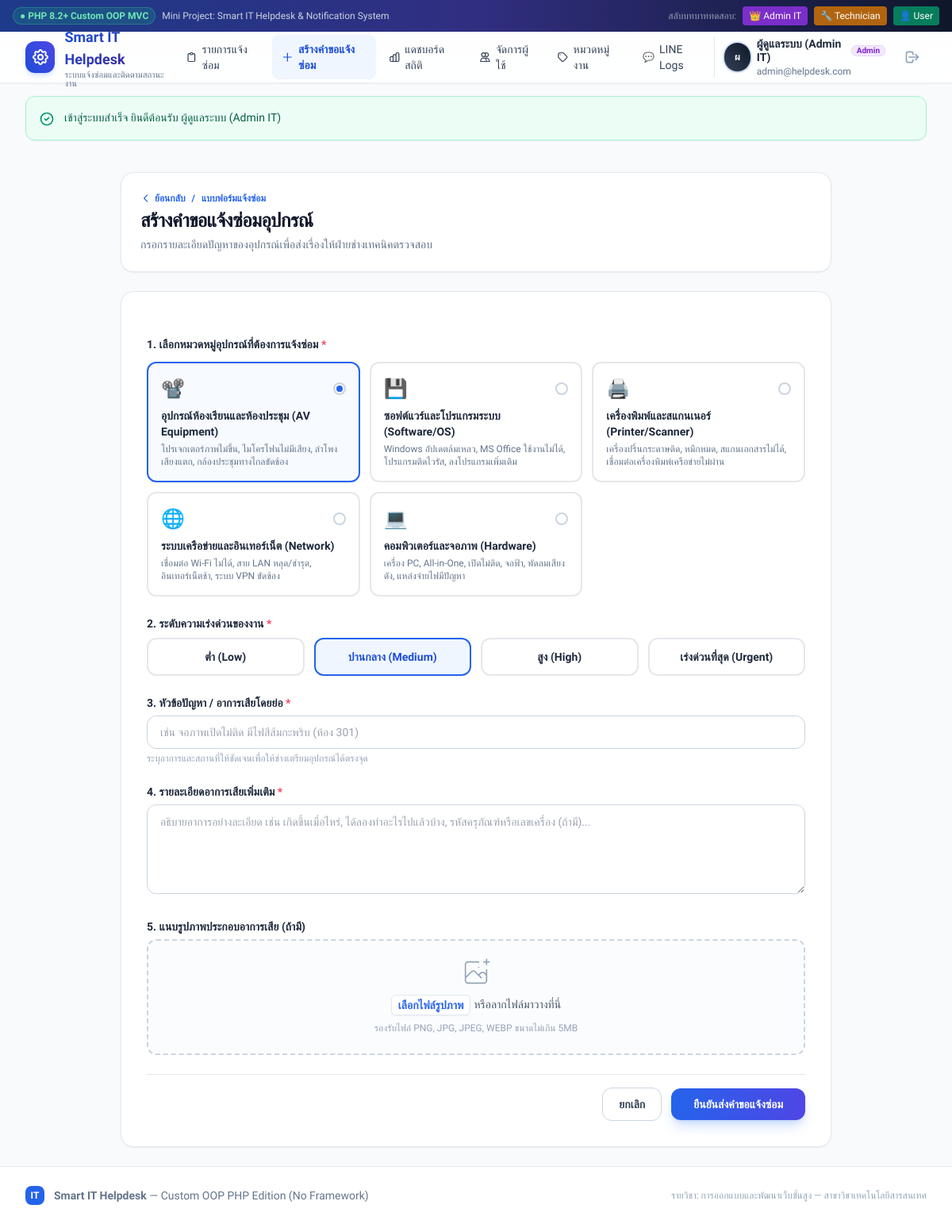
/tickets/create (signed in), run on the app's committed database.
### tables this page shows
CREATE TABLE `categories` (
  `id` INT AUTO_INCREMENT PRIMARY KEY,
  `name` VARCHAR(100) NOT NULL,
  `description` TEXT NULL
);

### views/tickets/create.php (the view, shortened to what the rows shown need)
<div class="max-w-4xl mx-auto space-y-6">
  <div class="bg-white p-6 rounded-2xl border border-slate-200 shadow-sm flex items-center justify-between">
    <div>
      <div class="flex items-center gap-2 text-xs font-semibold text-blue-600 mb-1">
        <a href="/tickets" class="hover:underline flex items-center gap-1">
          <svg class="w-3.5 h-3.5" fill="none" stroke="currentColor" viewBox="0 0 24 24"><path stroke-linecap="round" stroke-linejoin="round" stroke-width="2" d="M15 19l-7-7 7-7"></path></svg>
          ย้อนกลับ
        </a>
        <span>/</span>
        <span>แบบฟอร์มแจ้งซ่อม</span>
      </div>
      <h1 class="text-2xl font-bold text-slate-900 tracking-tight">สร้างคำขอแจ้งซ่อมอุปกรณ์</h1>
      <p class="text-sm text-slate-500 mt-1">กรอกรายละเอียดปัญหาของอุปกรณ์เพื่อส่งเรื่องให้ฝ่ายช่างเทคนิคตรวจสอบ</p>
    </div>
  </div>
  <div class="bg-white rounded-2xl border border-slate-200 shadow-sm p-6 sm:p-8">
    <form action="/tickets" method="POST" enctype="multipart/form-data" class="space-y-6" id="repairForm">
      <div>
        <label class="block text-sm font-bold text-slate-800 mb-3">
          1. เลือกหมวดหมู่อุปกรณ์ที่ต้องการแจ้งซ่อม <span class="text-rose-500">*</span>
        </label>
        <div class="grid grid-cols-1 sm:grid-cols-2 lg:grid-cols-3 gap-3">
          <?php foreach ($categories as $index => $cat): ?>
            <?php
              $icons = [
                1 => '💻',
                2 => '🌐',
                3 => '🖨️',
                4 => '💾',
                5 => '📽️',
              ];
              $icon = $icons[$cat['id']] ?? '🔧';
            ?>
            <label class="relative flex flex-col p-4 border-2 rounded-xl cursor-pointer hover:border-blue-500 transition duration-150 group has-[:checked]:border-blue-600 has-[:checked]:bg-blue-50/50 has-[:checked]:shadow-sm">
              <div class="flex items-center justify-between mb-2">
                <span class="text-2xl"><?= $icon ?></span>
                <span class="w-4 h-4 rounded-full border-2 border-slate-300 group-hover:border-blue-500 flex items-center justify-center transition">
                  <span class="w-2 h-2 rounded-full bg-blue-600 hidden group-has-[:checked]:block"></span>
                </span>
              </div>
              <span class="font-bold text-sm text-slate-800"><?= e($cat['name']) ?></span>
              <span class="text-xs text-slate-500 mt-1 line-clamp-2"><?= e($cat['description']) ?></span>
            </label>
          <?php endforeach; ?>
        </div>
      </div>
      <div>
        <label class="block text-sm font-bold text-slate-800 mb-2">
          2. ระดับความเร่งด่วนของงาน <span class="text-rose-500">*</span>
        </label>
        <div class="grid grid-cols-2 sm:grid-cols-4 gap-3">
          <?php foreach ($priorities as $priority): ?>
            <label class="flex items-center justify-center p-3 border-2 rounded-xl cursor-pointer hover:border-blue-500 text-sm font-semibold transition has-[:checked]:border-blue-600 has-[:checked]:bg-blue-50 has-[:checked]:text-blue-700">
              <span><?= $priority->label() ?></span>
            </label>
          <?php endforeach; ?>
        </div>
      </div>
      <div>
        <label for="title" class="block text-sm font-bold text-slate-800 mb-1.5">
          3. หัวข้อปัญหา / อาการเสียโดยย่อ <span class="text-rose-500">*</span>
        </label>
        <input type="text" id="title" name="title" required minlength="5" maxlength="200"
               placeholder="เช่น จอภาพเปิดไม่ติด มีไฟสีส้มกะพริบ (ห้อง 301)"
               class="w-full px-4 py-2.5 border border-slate-300 rounded-xl text-sm focus:outline-none focus:ring-2 focus:ring-blue-500 focus:border-blue-500">
        <p class="text-xs text-slate-400 mt-1">ระบุอาการและสถานที่ให้ชัดเจนเพื่อให้ช่างเตรียมอุปกรณ์ได้ตรงจุด</p>
      </div>
      <div>
        <label for="description" class="block text-sm font-bold text-slate-800 mb-1.5">
          4. รายละเอียดอาการเสียเพิ่มเติม <span class="text-rose-500">*</span>
        </label>
        <textarea id="description" name="description" rows="4" required minlength="10"
                  placeholder="อธิบายอาการอย่างละเอียด เช่น เกิดขึ้นเมื่อไหร่, ได้ลองทำอะไรไปแล้วบ้าง, รหัสครุภัณฑ์หรือเลขเครื่อง (ถ้ามี)..."
                  class="w-full px-4 py-2.5 border border-slate-300 rounded-xl text-sm focus:outline-none focus:ring-2 focus:ring-blue-500 focus:border-blue-500 leading-relaxed"></textarea>
      </div>
      <div>
        <label class="block text-sm font-bold text-slate-800 mb-1.5">
          5. แนบรูปภาพประกอบอาการเสีย (ถ้ามี)
        </label>
        <div class="mt-1 flex justify-center px-6 pt-5 pb-6 border-2 border-slate-300 border-dashed rounded-xl hover:border-blue-400 transition bg-slate-50/50" id="dropZone">
          <div class="space-y-2 text-center" id="uploadPrompt">
            <div class="flex text-sm text-slate-600 justify-center">
              <label for="image" class="relative cursor-pointer bg-white rounded-md font-semibold text-blue-600 hover:text-blue-500 focus-within:outline-none px-2 py-0.5 border border-slate-200 shadow-sm">
                <span>เลือกไฟล์รูปภาพ</span>
              </label>
              <p class="pl-1 pt-0.5">หรือลากไฟล์มาวางที่นี่</p>
            </div>
            <p class="text-xs text-slate-400">รองรับไฟล์ PNG, JPG, JPEG, WEBP ขนาดไม่เกิน 5MB</p>
          </div>
        </div>
      </div>
      <div class="pt-4 border-t border-slate-200 flex flex-col sm:flex-row items-center justify-end gap-3">
        <a href="/tickets" class="w-full sm:w-auto px-5 py-2.5 rounded-xl border border-slate-300 text-slate-700 hover:bg-slate-50 font-semibold text-sm text-center transition">
          ยกเลิก
        </a>
        <button type="submit" class="w-full sm:w-auto px-7 py-2.5 bg-gradient-to-r from-blue-600 to-indigo-600 hover:from-blue-700 hover:to-indigo-700 text-white font-semibold rounded-xl shadow-lg shadow-blue-500/25 transition transform active:scale-95 text-sm">
          ยืนยันส่งคำขอแจ้งซ่อม
        </button>
      </div>
    </form>
  </div>
</div>

### src/Core/Router.php (shortened to what the rows shown need)
<?php
class Router
{
    private array $routes = [];
    private array $globalMiddleware = [];
    private function addRoute(string $method, string $path, array|callable $handler, array $middleware = []): self
    {
        $path = '/' . trim($path, '/');
        $pattern = preg_replace('/\{([a-zA-Z0-9_]+)\}/', '(?P<$1>[^/]+)', $path);
        $regex = '#^' . $pattern . '$#';
        $this->routes[] = [
            'method'     => $method,
            'path'       => $path,
            'regex'      => $regex,
            'handler'    => $handler,
            'middleware' => $middleware,
        ];
        return $this;
    }
    public function dispatch(): void
    {
        $request = new Request();
        $method = $request->getMethod();
        $uri = $request->getUri();
        foreach ($this->routes as $route) {
            if ($route['method'] !== $method) {
                continue;
            }
            if (preg_match($route['regex'], $uri, $matches)) {
                $params = [];
                $request->setRouteParams($params);
                $middlewares = array_merge($this->globalMiddleware, $route['middleware']);
                $handler = $route['handler'];
                $runner = $this->buildPipeline($middlewares, function (Request $req) use ($handler) {
                    return $this->executeHandler($handler, $req);
                });
                $runner($request);
                return;
            }
        }
    }
    private function buildPipeline(array $middlewares, Closure $destination): Closure
    {
        return array_reduce(
            array_reverse($middlewares),
            function ($next, $middleware) {
                return function (Request $request) use ($middleware, $next) {
                    if (is_string($middleware)) {
                        $middlewareInstance = new $middleware();
                    } else {
                        $middlewareInstance = $middleware;
                    }
                    if ($middlewareInstance instanceof MiddlewareInterface) {
                        return $middlewareInstance->handle($request, $next);
                    }
                    return $next($request);
                };
            },
            $destination
        );
    }
    private function executeHandler(array|callable $handler, Request $request): mixed
    {
        if (is_array($handler)) {
            [$class, $method] = $handler;
            $controller = new $class();
            return $controller->$method($request);
        }
        throw new \RuntimeException("Invalid route handler format");
    }
}

### data on the page
categories: id "📽️", name "อุปกรณ์ห้องเรียนและห้องประชุม (AV Equipment)", description "โปรเจกเตอร์ภาพไม่ขึ้น, ไมโครโฟนไม่มีเสียง, ลำโพงเสียงแตก, กล้องประชุมทางไกลขัดข้อง"
categories: id "💾", name "ซอฟต์แวร์และโปรแกรมระบบ (Software/OS)", description "Windows อัปเดตล้มเหลว, MS Office ใช้งานไม่ได้, โปรแกรมติดไวรัส, ลงโปรแกรมเพิ่มเติม"
categories: id "🖨️", name "เครื่องพิมพ์และสแกนเนอร์ (Printer/Scanner)", description "เครื่องปริ้นกระดาษติด, หมึกหมด, สแกนเอกสารไม่ได้, เชื่อมต่อเครื่องพิมพ์เครือข่ายไม่ผ่าน"
categories: id "🌐", name "ระบบเครือข่ายและอินเทอร์เน็ต (Network)", description "เชื่อมต่อ Wi-Fi ไม่ได้, สาย LAN หลุด/ชำรุด, อินเทอร์เน็ตช้า, ระบบ VPN ขัดข้อง"
categories: id "💻", name "คอมพิวเตอร์และจอภาพ (Hardware)", description "เครื่อง PC, All-in-One, เปิดไม่ติด, จอฟ้า, พัดลมเสียงดัง, แหล่งจ่ายไฟมีปัญหา"

### other printed values
$priority->label() "ต่ำ (Low)"
$priority->label() "ปานกลาง (Medium)"
$priority->label() "สูง (High)"
$priority->label() "เร่งด่วนที่สุด (Urgent)"
